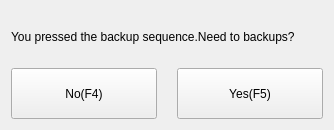
<?xml version="1.0" encoding="UTF-8"?>
<ui version="4.0">
 <class>ICBackupDialog</class>
 <widget class="QWidget" name="ICBackupDialog">
  <property name="geometry">
   <rect>
    <x>0</x>
    <y>0</y>
    <width>334</width>
    <height>130</height>
   </rect>
  </property>
  <property name="windowTitle">
   <string>Form</string>
  </property>
  <layout class="QVBoxLayout" name="verticalLayout">
   <item>
    <widget class="QLabel" name="info">
     <property name="text">
      <string>You pressed the backup sequence.Need to backups?</string>
     </property>
    </widget>
   </item>
   <item>
    <layout class="QHBoxLayout" name="horizontalLayout">
     <property name="spacing">
      <number>20</number>
     </property>
     <item>
      <widget class="QPushButton" name="noButton">
       <property name="sizePolicy">
        <sizepolicy hsizetype="Minimum" vsizetype="Preferred">
         <horstretch>0</horstretch>
         <verstretch>0</verstretch>
        </sizepolicy>
       </property>
       <property name="text">
        <string>No(F4)</string>
       </property>
      </widget>
     </item>
     <item>
      <widget class="QPushButton" name="yesButton">
       <property name="sizePolicy">
        <sizepolicy hsizetype="Minimum" vsizetype="Preferred">
         <horstretch>0</horstretch>
         <verstretch>0</verstretch>
        </sizepolicy>
       </property>
       <property name="text">
        <string>Yes(F5)</string>
       </property>
      </widget>
     </item>
    </layout>
   </item>
  </layout>
 </widget>
 <resources/>
 <connections/>
</ui>
